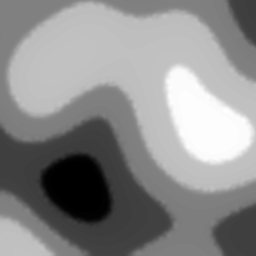
#> input picture assets/target_sv/scene_height_0_1.png, 256 x 256 px, found by its file name
$ python gen_textures.py
#> lines starting #> are read from the running program, lines starting #| are printed output that depends on the picture
import numpy as np
from PIL import Image
import os
from pathlib import Path

os.environ.setdefault('OPENCV_IO_ENABLE_OPENEXR', '1')
import cv2

ROOT_DIR = Path(__file__).resolve().parents[2]
land_dir = ROOT_DIR / "landscape"
out_dir = ROOT_DIR / "textures"
geo_dir = ROOT_DIR / "geo"
os.makedirs(out_dir, exist_ok=True)

TARGET_SIZE = 256
MAX_HEIGHT = 120.0
EXR_DEPTH_BASE = 10000.0
TERRAIN_HEIGHT_M = 120.0
CAPTURE_SIZE = 120.0
TILE_FILE = "000000000015.png"
HEIGHTMAP_FILE = "scene_height_0_1.png"
USE_EXR_SOURCES = False


def save_rgba_raw(data_r, data_g, data_b, data_a, path, width, height):
    img = np.zeros((height, width, 4), dtype=np.float32)
    img[:, :, 0] = data_r
    img[:, :, 1] = data_g
    img[:, :, 2] = data_b
    img[:, :, 3] = data_a
    img.tofile(os.fspath(path))
    print(f'  {os.path.basename(path)} ({os.path.getsize(path)/1024:.0f} KB)')


def load_exr(path):
    img = cv2.imread(os.fspath(path), cv2.IMREAD_UNCHANGED)
    if img is None:
        raise FileNotFoundError(path)
    if img.shape[0] != TARGET_SIZE or img.shape[1] != TARGET_SIZE:
        img = cv2.resize(img, (TARGET_SIZE, TARGET_SIZE), interpolation=cv2.INTER_LINEAR)
    return img.astype(np.float32, copy=False)


def exr_red(img):
    if img.ndim == 2:
        return img
    if img.shape[2] >= 3:
        return img[:, :, 2]
    return img[:, :, 0]


def exr_rgb(img):
    if img.ndim != 3 or img.shape[2] < 3:
        raise ValueError("Expected RGB/RGBA EXR data")
    return img[:, :, 2], img[:, :, 1], img[:, :, 0]


def depth_exr_to_runtime(exr_depth):
    return MAX_HEIGHT - (EXR_DEPTH_BASE - exr_depth)


zeros = np.zeros((TARGET_SIZE, TARGET_SIZE), dtype=np.float32)

exr_inputs = [
    out_dir / 'scene_depth.exr',
    out_dir / 'scene_normal.exr',
    out_dir / 'object_depth.exr',
    out_dir / 'object_normal.exr',
    out_dir / 'height_normal.exr',
    out_dir / 'target_height.exr',
]

if USE_EXR_SOURCES and all(p.is_file() for p in exr_inputs):
    print('Generating runtime .raw textures from EXR sources')

    scene_depth_exr = exr_red(load_exr(out_dir / 'scene_depth.exr'))
    object_depth_exr = exr_red(load_exr(out_dir / 'object_depth.exr'))
    scene_nx, scene_ny, scene_nz = exr_rgb(load_exr(out_dir / 'scene_normal.exr'))
    object_nx, object_ny, object_nz = exr_rgb(load_exr(out_dir / 'object_normal.exr'))
    height_nx, height_ny, height_nz = exr_rgb(load_exr(out_dir / 'height_normal.exr'))
    target_height = exr_red(load_exr(out_dir / 'target_height.exr'))

    save_rgba_raw(depth_exr_to_runtime(scene_depth_exr), zeros, zeros, zeros,
                  out_dir / 'scene_depth.raw', TARGET_SIZE, TARGET_SIZE)
    save_rgba_raw(scene_nx, scene_ny, scene_nz, zeros,
                  out_dir / 'scene_normal.raw', TARGET_SIZE, TARGET_SIZE)
    save_rgba_raw(depth_exr_to_runtime(object_depth_exr), zeros, zeros, zeros,
                  out_dir / 'object_depth.raw', TARGET_SIZE, TARGET_SIZE)
    save_rgba_raw(object_nx, object_ny, object_nz, zeros,
                  out_dir / 'object_normal.raw', TARGET_SIZE, TARGET_SIZE)
    save_rgba_raw(height_nx, height_ny, height_nz, zeros,
                  out_dir / 'height_normal.raw', TARGET_SIZE, TARGET_SIZE)
    save_rgba_raw(target_height, zeros, zeros, zeros,
                  out_dir / 'target_height.raw', TARGET_SIZE, TARGET_SIZE)
else:
    # Load the normalized height map first. Fall back to the legacy landscape
    # tile only when the committed height map has not been generated yet.
    heightmap_path = out_dir / HEIGHTMAP_FILE
    if heightmap_path.is_file():
        height_source = heightmap_path
        raw_img = Image.open(height_source).convert("L")
#> raw_img is the input picture: PIL image 256x256 L; min 0, max 255, mean 140.1
    else:
        height_source = land_dir / TILE_FILE
        raw_img = Image.open(height_source).convert("L")
    if raw_img.size != (TARGET_SIZE, TARGET_SIZE):
        raw_img = raw_img.resize((TARGET_SIZE, TARGET_SIZE), Image.Resampling.BILINEAR)
    raw = np.array(raw_img).astype(np.float32)
    height_m = raw / 255.0 * TERRAIN_HEIGHT_M
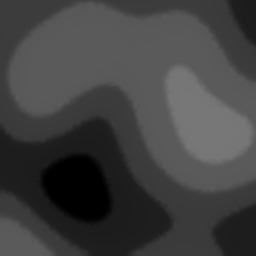
#> height_m: shape (256, 256) float32; min 0, max 120, mean 65.9
    print(f'Height source {height_source.name}: {raw.shape}, height=[{height_m.min():.2f}, {height_m.max():.2f}]m')
#| Height source scene_height_0_1.png: (256, 256), height=[0.00, 120.00]m

    # scene_depth: R = max_height - height
    save_rgba_raw(MAX_HEIGHT - height_m, zeros, zeros, zeros,
                  out_dir / 'scene_depth.raw', TARGET_SIZE, TARGET_SIZE)

    # scene_normal from height gradients
    cell = CAPTURE_SIZE / TARGET_SIZE
    dx = np.gradient(height_m, cell, axis=1)
    dy = np.gradient(height_m, cell, axis=0)
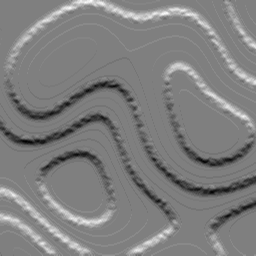
#> dy: shape (256, 256) float32; min -13.05, max 13.05, mean 0.00434; drawn with min black and max white
    nx, ny, nz = -dx, -dy, np.ones_like(height_m)
#> nz: shape (256, 256) float32; every value is 1
    length = np.maximum(np.sqrt(nx * nx + ny * ny + nz * nz), 1e-6)
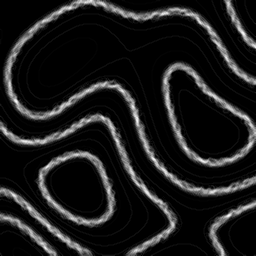
#> length: shape (256, 256) float32; min 1, max 14.1, mean 2.46; drawn with min black and max white
    nx /= length; ny /= length; nz /= length
#> after `nx /= length`:
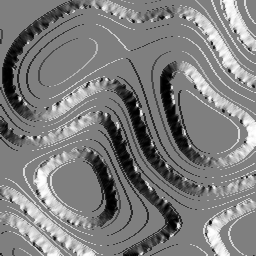
#> nx: shape (256, 256) float32; min -0.996, max 0.996, mean -0.00898; drawn with min black and max white
#> after `ny /= length`:
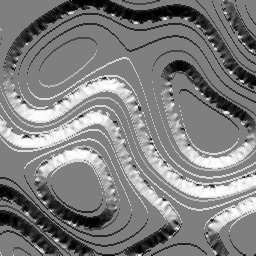
#> ny: shape (256, 256) float32; min -0.997, max 0.997, mean -0.000249; drawn with min black and max white
#> after `nz /= length`:
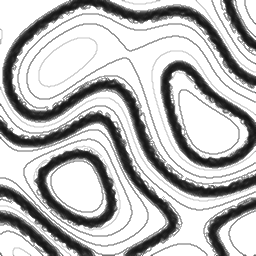
#> nz: shape (256, 256) float32; min 0.0709, max 1, mean 0.737

    steep_pct = (nz < 0.75).sum() / TARGET_SIZE ** 2 * 100
#> steep_pct = 40.43
    print(f'Steep areas (cos<0.75): {steep_pct:.1f}%')
#| Steep areas (cos<0.75): 40.4%

    save_rgba_raw(nx, ny, nz, zeros,
                  out_dir / 'scene_normal.raw', TARGET_SIZE, TARGET_SIZE)
    save_rgba_raw(nx, ny, nz, zeros,
                  out_dir / 'height_normal.raw', TARGET_SIZE, TARGET_SIZE)

    # object_depth/normal: empty (no objects)
    full_mh = np.full_like(height_m, MAX_HEIGHT)
    save_rgba_raw(full_mh, zeros, zeros, zeros,
                  out_dir / 'object_depth.raw', TARGET_SIZE, TARGET_SIZE)
#> full_mh: shape (256, 256) float32; every value is 120
    save_rgba_raw(zeros, zeros, zeros, zeros,
                  out_dir / 'object_normal.raw', TARGET_SIZE, TARGET_SIZE)

    # target_height: terrain height
    save_rgba_raw(height_m, zeros, zeros, zeros,
                  out_dir / 'target_height.raw', TARGET_SIZE, TARGET_SIZE)
#> in save_rgba_raw (call 6), `img[:, :, 0] = data_r`:
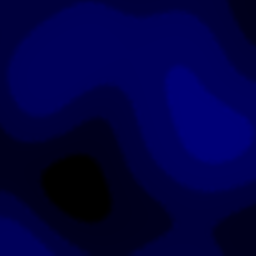
#> img: shape (256, 256, 4) float32; mean of channels 0, 1, 2, 3 65.9, 0, 0, 0; drawn as B, G, R

# Mesh heightmaps: convert EXR to raw
for name in ['cliff_01_height', 'cliff_02_height']:
    exr_path = geo_dir / f'{name}.exr'
    if not exr_path.is_file():
        continue
    img = cv2.imread(os.fspath(exr_path), cv2.IMREAD_UNCHANGED)
    if img is None:
        continue
    r = img[:, :, 2]
    z = np.zeros_like(r)
    save_rgba_raw(r, z, z, z, geo_dir / f'{name}.raw', 256, 256)

print('Done!')
